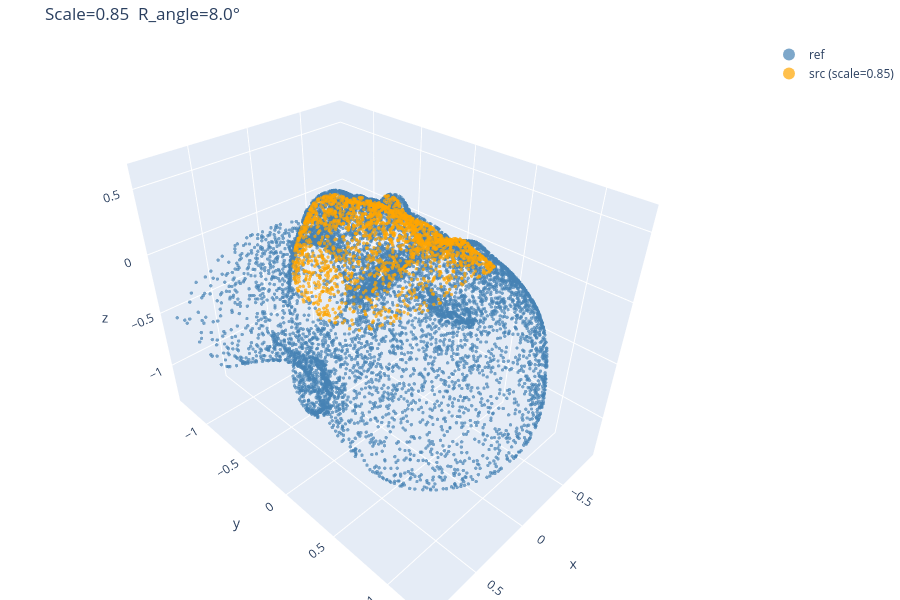
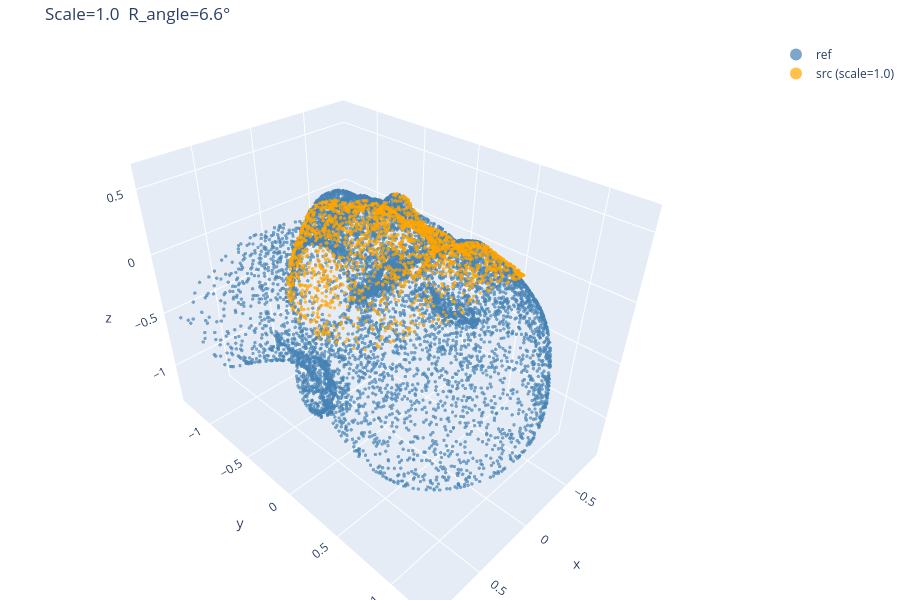
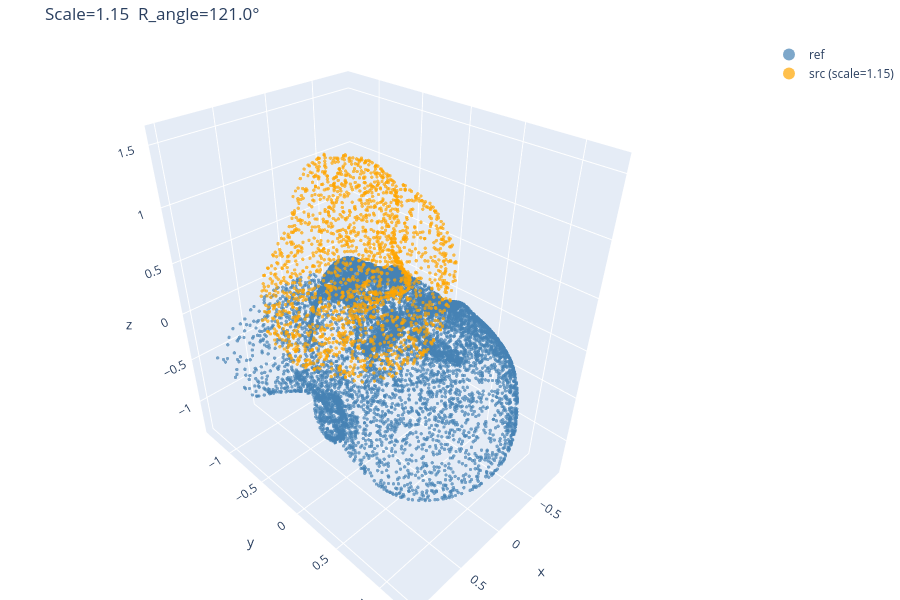

The code cell stored with these charts, in order, in its notebook:
### Code cell
# Show alignment for three representative scales
viz_scales = [0.85, 1.00, 1.15]
for s in viz_scales:
    src_s = src_pts * s
    res_s = run_bypass(src_s)
    T_s   = res_s['estimated_transform']
    aln   = apply_transform(res_s['src_pts_0'], T_s).cpu().numpy()
    show_reg(
        [pcd_trace(res_s['ref_pts_0'].cpu().numpy(), 'steelblue', 'ref'),
         pcd_trace(aln, 'orange', f'src (scale={s})')],
        f'Scale={s}  R_angle={rot_angle_deg(T_s):.1f}°',
    )

### Figure 1 — Plotly figure (JSON) as saved in the notebook; plotly's stock layout.template omitted (floating-point values rounded to 4 significant figures; data arrays with more than 128 entries replaced by an {"elided": "..."} marker saying what was removed)
{"data": [{"marker": {"color": "steelblue", "opacity": 0.7, "size": 2}, "mode": "markers", "name": "ref", "type": "scatter3d", "x": {"elided": "10788 float values"}, "y": {"elided": "10788 float values"}, "z": {"elided": "10788 float values"}}, {"marker": {"color": "orange", "opacity": 0.7, "size": 2}, "mode": "markers", "name": "src (scale=0.85)", "type": "scatter3d", "x": {"elided": "2000 float values"}, "y": {"elided": "2000 float values"}, "z": {"elided": "2000 float values"}}], "layout": {"height": 600, "legend": {"itemsizing": "constant"}, "margin": {"b": 0, "l": 0, "r": 0, "t": 40}, "scene": {"aspectmode": "data"}, "title": {"text": "Scale=0.85  R_angle=8.0°"}}}

### Figure 2 — Plotly figure (JSON) as saved in the notebook; plotly's stock layout.template omitted (floating-point values rounded to 4 significant figures; data arrays with more than 128 entries replaced by an {"elided": "..."} marker saying what was removed)
{"data": [{"marker": {"color": "steelblue", "opacity": 0.7, "size": 2}, "mode": "markers", "name": "ref", "type": "scatter3d", "x": {"elided": "10788 float values"}, "y": {"elided": "10788 float values"}, "z": {"elided": "10788 float values"}}, {"marker": {"color": "orange", "opacity": 0.7, "size": 2}, "mode": "markers", "name": "src (scale=1.0)", "type": "scatter3d", "x": {"elided": "2000 float values"}, "y": {"elided": "2000 float values"}, "z": {"elided": "2000 float values"}}], "layout": {"height": 600, "legend": {"itemsizing": "constant"}, "margin": {"b": 0, "l": 0, "r": 0, "t": 40}, "scene": {"aspectmode": "data"}, "title": {"text": "Scale=1.0  R_angle=6.6°"}}}

### Figure 3 — Plotly figure (JSON) as saved in the notebook; plotly's stock layout.template omitted (floating-point values rounded to 4 significant figures; data arrays with more than 128 entries replaced by an {"elided": "..."} marker saying what was removed)
{"data": [{"marker": {"color": "steelblue", "opacity": 0.7, "size": 2}, "mode": "markers", "name": "ref", "type": "scatter3d", "x": {"elided": "10788 float values"}, "y": {"elided": "10788 float values"}, "z": {"elided": "10788 float values"}}, {"marker": {"color": "orange", "opacity": 0.7, "size": 2}, "mode": "markers", "name": "src (scale=1.15)", "type": "scatter3d", "x": {"elided": "2000 float values"}, "y": {"elided": "2000 float values"}, "z": {"elided": "2000 float values"}}], "layout": {"height": 600, "legend": {"itemsizing": "constant"}, "margin": {"b": 0, "l": 0, "r": 0, "t": 40}, "scene": {"aspectmode": "data"}, "title": {"text": "Scale=1.15  R_angle=121.0°"}}}
